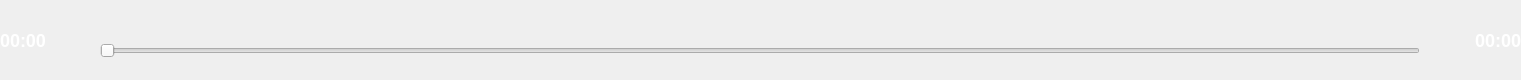
<?xml version="1.0" encoding="UTF-8"?>
<ui version="4.0">
 <class>MusicProgressBar</class>
 <widget class="QWidget" name="MusicProgressBar">
  <property name="geometry">
   <rect>
    <x>0</x>
    <y>0</y>
    <width>1521</width>
    <height>80</height>
   </rect>
  </property>
  <property name="windowTitle">
   <string>Form</string>
  </property>
  <widget class="QLabel" name="TotalTimeLabel">
   <property name="geometry">
    <rect>
     <x>1430</x>
     <y>25</y>
     <width>91</width>
     <height>31</height>
    </rect>
   </property>
   <property name="text">
    <string>00:00</string>
   </property>
   <property name="alignment">
    <set>Qt::AlignRight|Qt::AlignTrailing|Qt::AlignVCenter</set>
   </property>
   <property name="styleSheet">
    <string notr="true">color:white;font-size:18px;font-weight:bold;</string>
   </property>
  </widget>
  <widget class="QSlider" name="ProgressSlider">
   <property name="geometry">
    <rect>
     <x>100</x>
     <y>25</y>
     <width>1320</width>
     <height>51</height>
    </rect>
   </property>
   <property name="maximum">
    <number>0</number>
   </property>
   <property name="orientation">
    <enum>Qt::Horizontal</enum>
   </property>
  </widget>
  <widget class="QLabel" name="CurrentTimeLabel">
   <property name="geometry">
    <rect>
     <x>0</x>
     <y>25</y>
     <width>91</width>
     <height>31</height>
    </rect>
   </property>
   <property name="text">
    <string>00:00</string>
   </property>
   <property name="alignment">
    <set>Qt::AlignLeading|Qt::AlignLeft|Qt::AlignVCenter</set>
   </property>
   <property name="styleSheet">
    <string notr="true">color:white;font-size:18px;font-weight:bold;</string>
   </property>
  </widget>
 </widget>
 <resources/>
 <connections/>
</ui>
